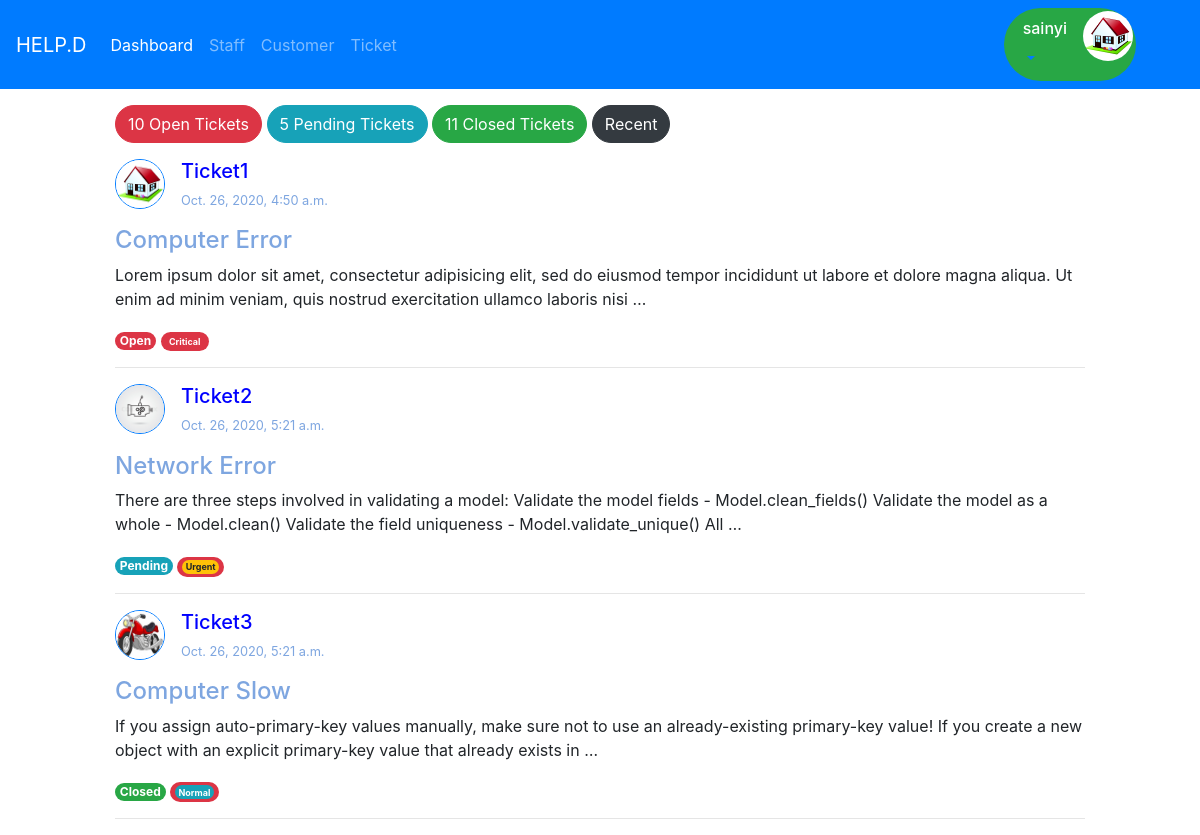
The app's page / (signed in), older data.
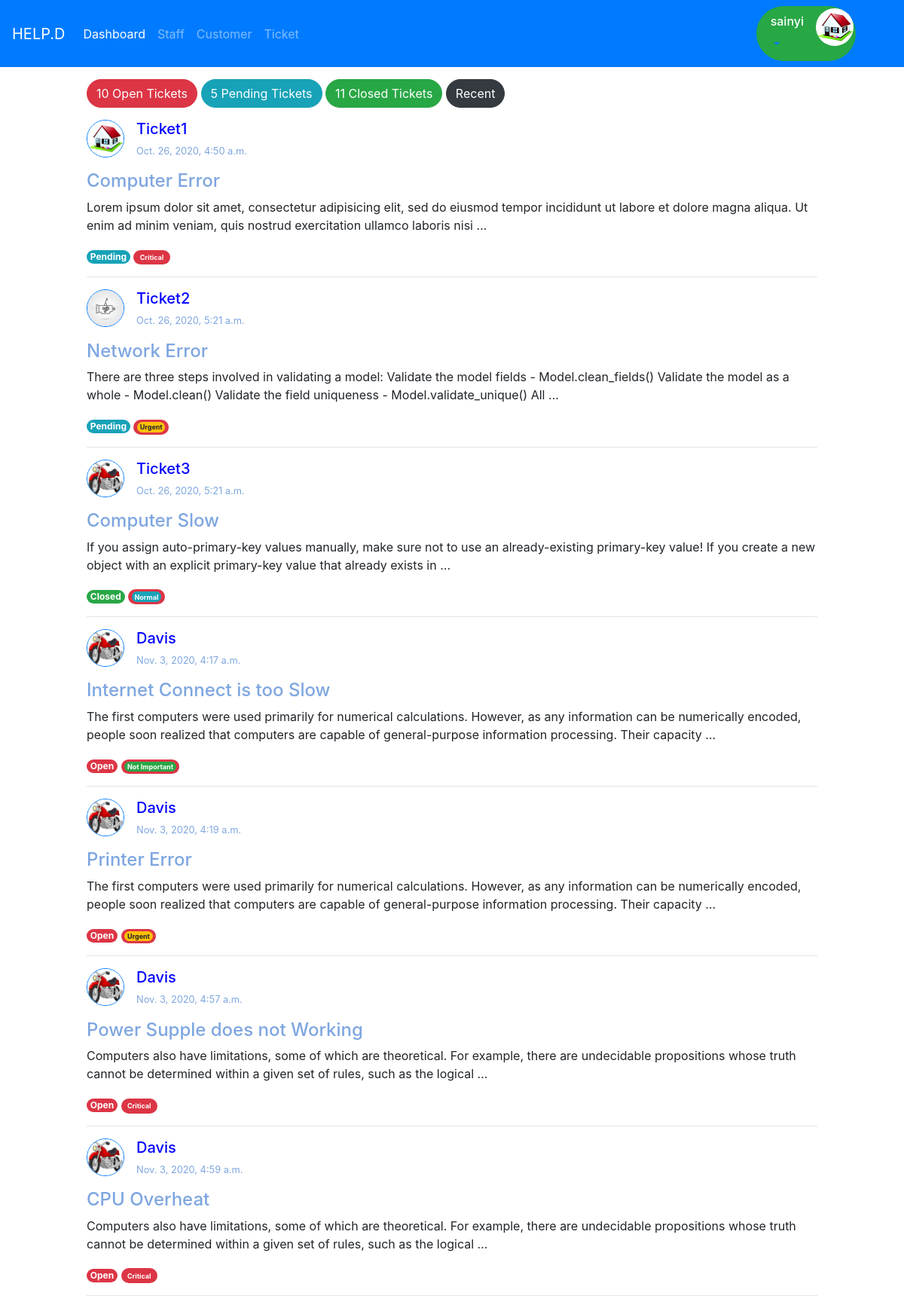
The same page, newer data.
### tickets/models.py (models this page shows, shortened)
class Tickets(models.Model):
	user = models.ForeignKey(User,on_delete=models.CASCADE);
	name = models.CharField(max_length = 200);
	subject = models.CharField(max_length = 300);
	description = models.TextField();
	attachment = models.FileField(upload_to = "tickets/files/",null=True,blank=True);
	STATUS_CHOICES = (
						('Open','open'), # (Key,value)
						('Pending','pending'),
						('Closed','closed')
					 );
	SET_PRIORITY = (
					('critical','Critical'),
					('urgent','Urgent'),
					('normal','Normal'),
					('not_important','Not Important'),
				   );
	status = models.CharField(max_length=100,choices=STATUS_CHOICES,default='Open');
	priority = models.CharField(max_length=100,choices= SET_PRIORITY,default = 'not_important');
	created = models.DateTimeField(auto_now =True);
	updated = models.DateTimeField(auto_now_add = True);

### user/models.py (models this page shows, shortened)
class Profile(models.Model):#User
	user = models.OneToOneField(settings.AUTH_USER_MODEL,on_delete=models.CASCADE);
	photo = models.ImageField(null=True,blank=True);
	birthday = models.DateField(null=True,blank=True);
	phone = models.CharField(max_length=20,null=True,blank=True);
	address = models.TextField(null=True,blank=True);

### tickets/views.py (the view)
# urls.py: path('',views.dashboard,name='dashboard'),
@login_required
def dashboard(request):
	open=0;
	closed =0;
	pending = 0;
	if request.user.is_superuser or request.user.is_staff:
		tickets = Tickets.objects.all();
	else:
		tickets = Tickets.objects.filter(user=request.user);
	for ticket in tickets:
		if ticket.status == 'Open':
			open = open + 1;
		elif ticket.status == 'Closed':
			closed = closed + 1;
		elif ticket.status == 'Pending':
			pending = pending +1;
	return render(request,'user/dashboard.html',{'tickets':tickets,
												 'open':open,
												 'closed':closed,
												 'pending':pending,
												});

### user/templates/user/dashboard.html (shortened to what this page needs)
{% extends 'user/base.html' %}
{% block content %}
{% if user.is_superuser %}
{% include 'tickets/admin_dashboard.html' %}
{% elif user.is_staff %}
{% include 'tickets/technician_dashboard.html' %}
{% else %}
{% include 'tickets/customer_dashboard.html' %}
{% endif %}
{% endblock %}

### tickets/templates/tickets/admin_dashboard.html
<div>
	 <a href="#" class="btn btn-danger rounded-pill">10 Open Tickets</a>
	 <a href="#" class="btn btn-info rounded-pill">5 Pending Tickets</a>
	 <a href="#" class="btn btn-success rounded-pill">11 Closed Tickets</a>
	 <a href="#" class="btn btn-dark rounded-pill">Recent</a>
</div>
<div class="mt-3">
{% for ticket in tickets %}
	<div style="
		display: inline-flex;
	"
	>
		<div>
			<img src="{{ticket.user.profile.photo.url}}" alt="profile"
			width="50" height="50"
			class="border border-primary rounded-circle mr-3"
			>
		</div>
		<div>
			<h5 style="color: blue;">{{ticket.name}}</h5>
			<p style="font-size: 0.8em;color: #7EA6E0;">{{ticket.updated}}</p>
		</div>
	</div>
	<a href="{{ticket.id}}"><h4 style="color: #7EA6E0">{{ticket.subject}}</h4></a>
	<p>{{ticket.description|truncatewords:30 }}</p>
	{% if ticket.status == 'Open' %}
		<div class="badge badge-danger rounded-pill">Open</div>
		<div class="badge badge-danger rounded-pill">{% include 'tickets/priority.html' %}</div>
	{% elif ticket.status == 'Pending' %}
		<div  class="badge badge-info rounded-pill">Pending</div>
		<div class="badge badge-danger rounded-pill">{% include 'tickets/priority.html' %}</div>
	{% else %}
		<div  class="badge badge-success rounded-pill">Closed</div>
		<div class="badge badge-danger rounded-pill">{% include 'tickets/priority.html' %}</div>
	{% endif %}
	<hr>
{% endfor %}
</div>

### tickets/templates/tickets/priority.html
	{% if ticket.priority == 'critical' %}
		<div class="badge badge-danger rounded-pill">Critical</div>
	{% elif ticket.priority == 'urgent' %}
		<div class="badge badge-warning rounded-pill">Urgent</div>
	{% elif ticket.priority == 'normal'  %}
		<div class="badge badge-info rounded-pill"> Normal</div>
	{% else %}
		<div class="badge badge-success rounded-pill">Not Important</div>
	{% endif %}

Row changes from the older to the newer data that the page shows:
changed Tickets "Computer Error": status "Open" → "Pending"
added Tickets: user.profile.photo (picture), name "Davis", updated "Nov. 3, 2020, 4:17 a.m.", subject "Internet Connect is too Slow", description "The first computers were used primarily for numerical calculations. However, as any information can be numerically encoded, people soon realized that computers are capable of general-purpose information processing. Their capacity …", status "Open"
added Tickets: user.profile.photo (picture), name "Davis", updated "Nov. 3, 2020, 4:19 a.m.", subject "Printer Error", description "The first computers were used primarily for numerical calculations. However, as any information can be numerically encoded, people soon realized that computers are capable of general-purpose information processing. Their capacity …", status "Open"
added Tickets: user.profile.photo (picture), name "Davis", updated "Nov. 3, 2020, 4:57 a.m.", subject "Power Supple does not Working", description "Computers also have limitations, some of which are theoretical. For example, there are undecidable propositions whose truth cannot be determined within a given set of rules, such as the logical …", status "Open"
added Tickets: user.profile.photo (picture), name "Davis", updated "Nov. 3, 2020, 4:59 a.m.", subject "CPU Overheat", description "Computers also have limitations, some of which are theoretical. For example, there are undecidable propositions whose truth cannot be determined within a given set of rules, such as the logical …", status "Open"
